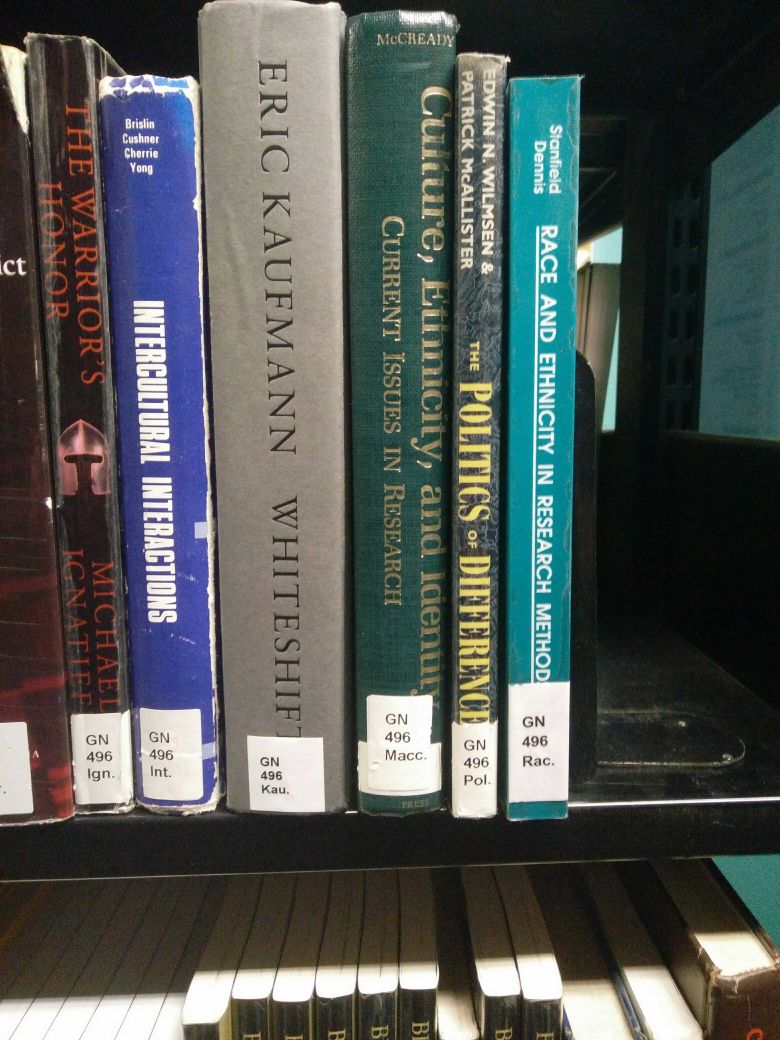
#> input picture notebooks/pictures/books1.jpg, 3120 x 4160 px (shown at 1/4 size)
$ jupyter execute --allow-errors text_recognition.ipynb
#> lines starting #> are read from the running program, lines starting #| are printed output that depends on the picture; after the words box and inside, x2 and y2 are one past the last pixel; in counts of white or black regions, pixels touching at a corner belong together
## Text recognition
Load an image of a book label isolated by Dimitris and use tesseract to read the text on it.
Needs tesseract installed to work.

[cell 1]
import pytesseract
#Next line only necessary for Windows
#pytesseract.pytesseract.tesseract_cmd='C:\Program Files\Tesseract-OCR\\tesseract'

[cell 2]
import cv2
import matplotlib.pyplot as plt
import numpy as np

import sys
sys.path.insert(1, '../scripts/')
import identification as iden

[cell 3]
img = cv2.imread('pictures/label1.png')
#> (the rest of this cell did not finish here and is left out)

[cell 4]
pytesseract.pytesseract.tesseract_cmd = r'C:\Program Files\Tesseract-OCR\tesseract.exe'
#> (the rest of this cell did not finish here and is left out)

#> (a cell that did not finish here is left out)

#> (a cell that did not finish here is left out)

#> (a cell that did not finish here is left out)

#> (a cell that did not finish here is left out)

[cell 9]
img = cv2.imread('pictures/books1.jpg', 0)
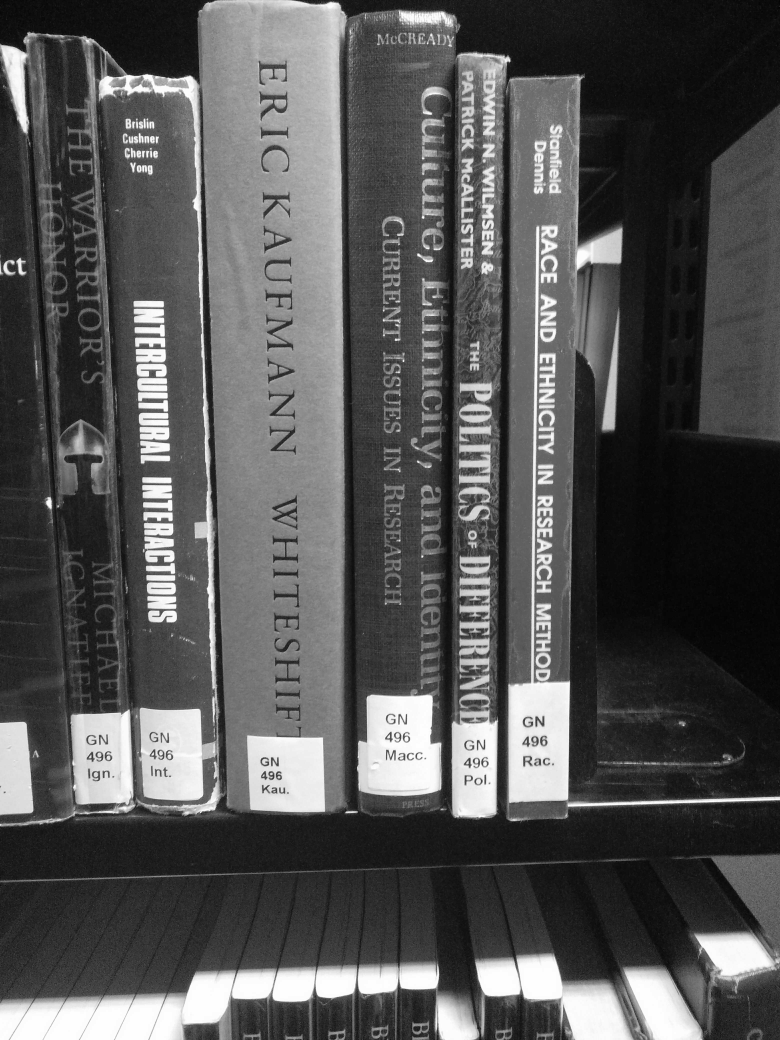
#> img: shape (4160, 3120) (shown at 1/4 size); min 0, max 255, mean 84.4
img = cv2.adaptiveThreshold(img,255,cv2.ADAPTIVE_THRESH_MEAN_C,\
            cv2.THRESH_BINARY,11,2)
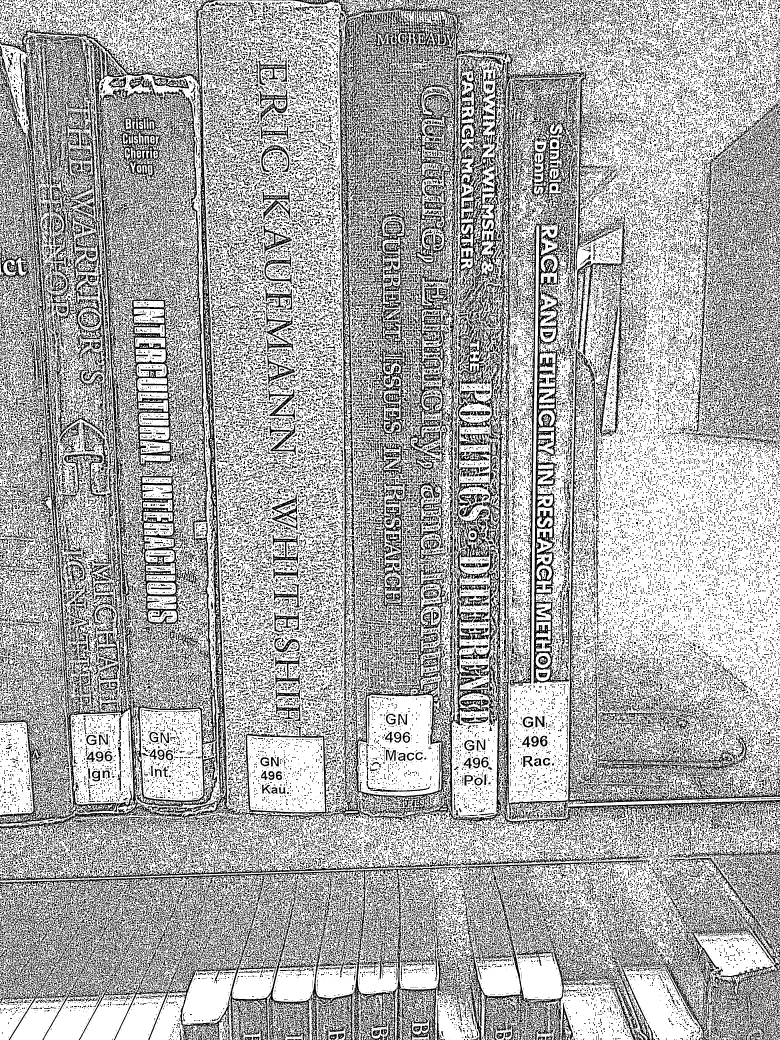
#> img: shape (4160, 3120) (shown at 1/4 size); 66.7% white; 82425 black regions (51610 under 20 px), largest, box (x1, y1, x2, y2) and area: (1394, 1480, 3120, 3314) 118999, (2038, 807, 2278, 2746) 83341, (1822, 213, 2337, 1254) 78253
plt.figure(figsize=(18,12))
plt.imshow(img, cmap='gray')
plt.show()

$ run again, with notebooks/pictures/books11.jpg copied over notebooks/pictures/books1.jpg
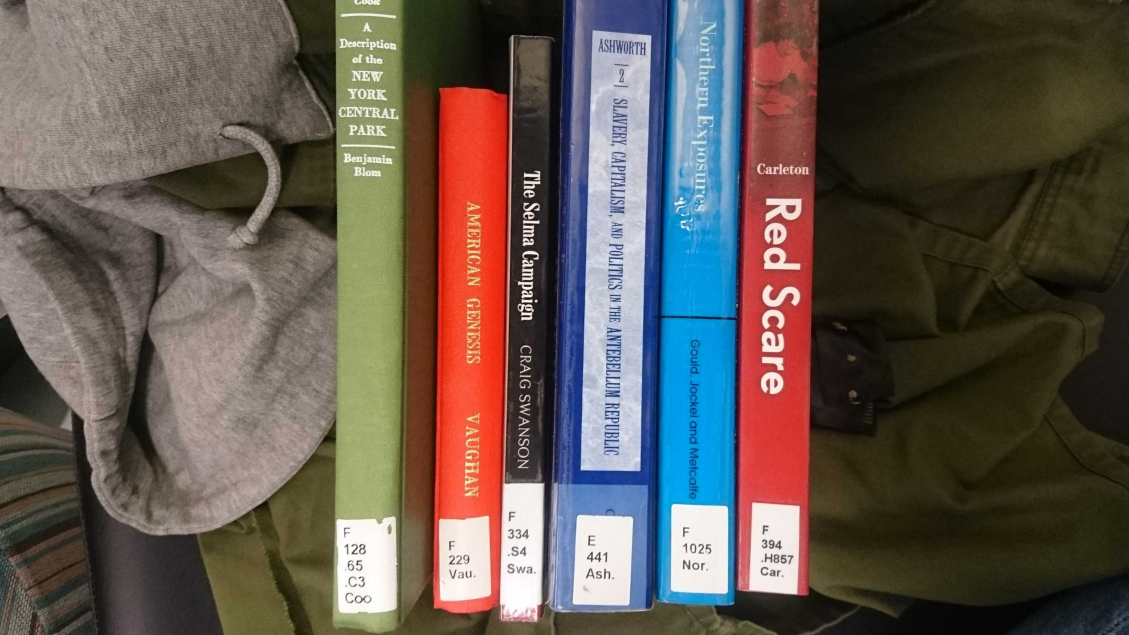
#> input picture notebooks/pictures/books11.jpg, 3385 x 1905 px (shown at 1/3 size)
#> `img = cv2.imread('pictures/books1.jpg', 0)`:
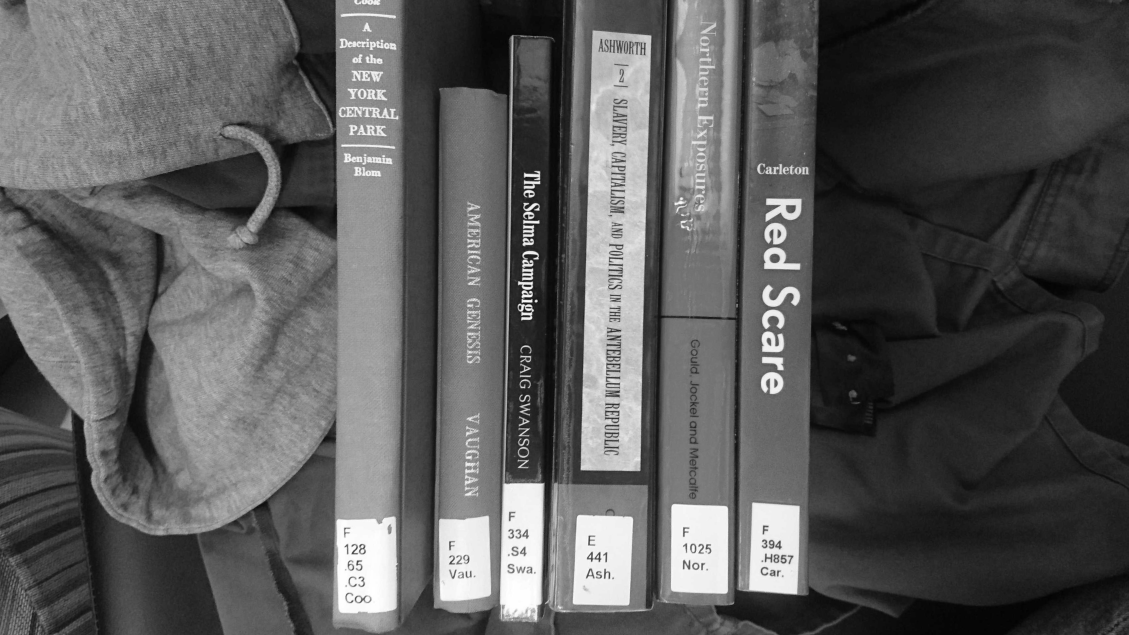
#> img: shape (1905, 3385) (shown at 1/3 size); min 0, max 255, mean 89.6
#> `img = cv2.adaptiveThreshold(img,255,cv2.ADAPTIVE_THRESH_MEAN_C,\ cv2.T..`:
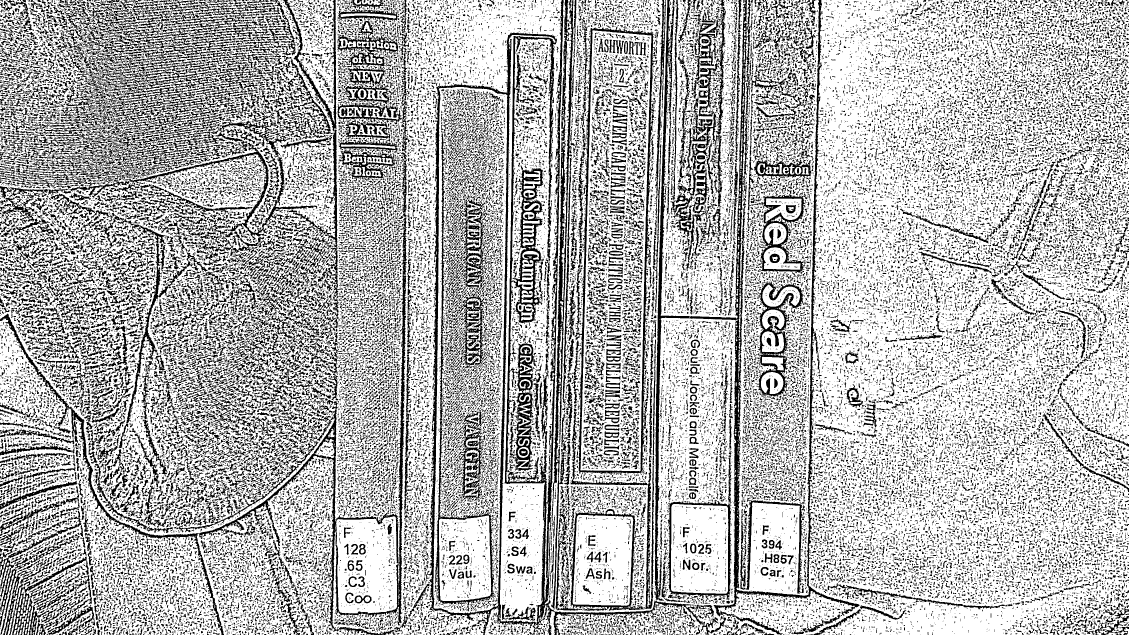
#> img: shape (1905, 3385) (shown at 1/3 size); 70.7% white; 56829 black regions (40738 under 20 px), largest, box (x1, y1, x2, y2) and area: (1225, 0, 2115, 1905) 87551, (1963, 0, 2579, 1850) 60809, (0, 652, 1222, 1905) 39464

$ run again, with notebooks/pictures/books12.jpg copied over notebooks/pictures/books1.jpg
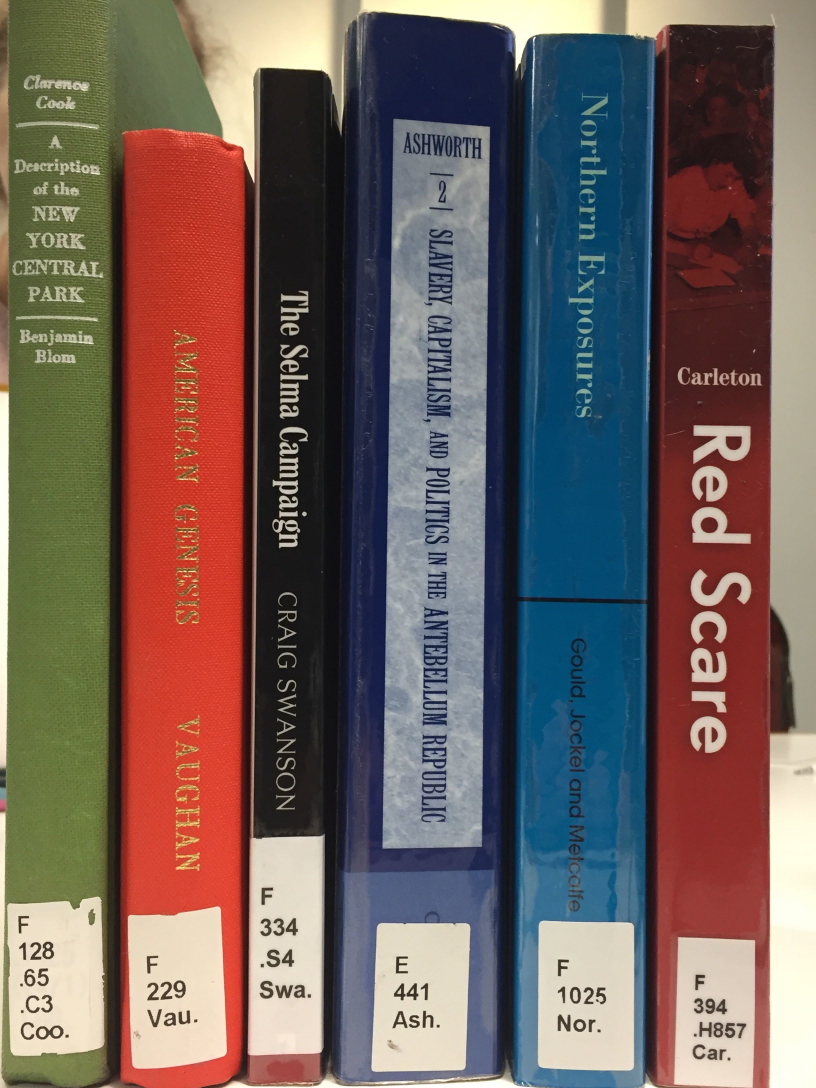
#> input picture notebooks/pictures/books12.jpg, 2448 x 3264 px (shown at 1/3 size)
#> `img = cv2.imread('pictures/books1.jpg', 0)`:
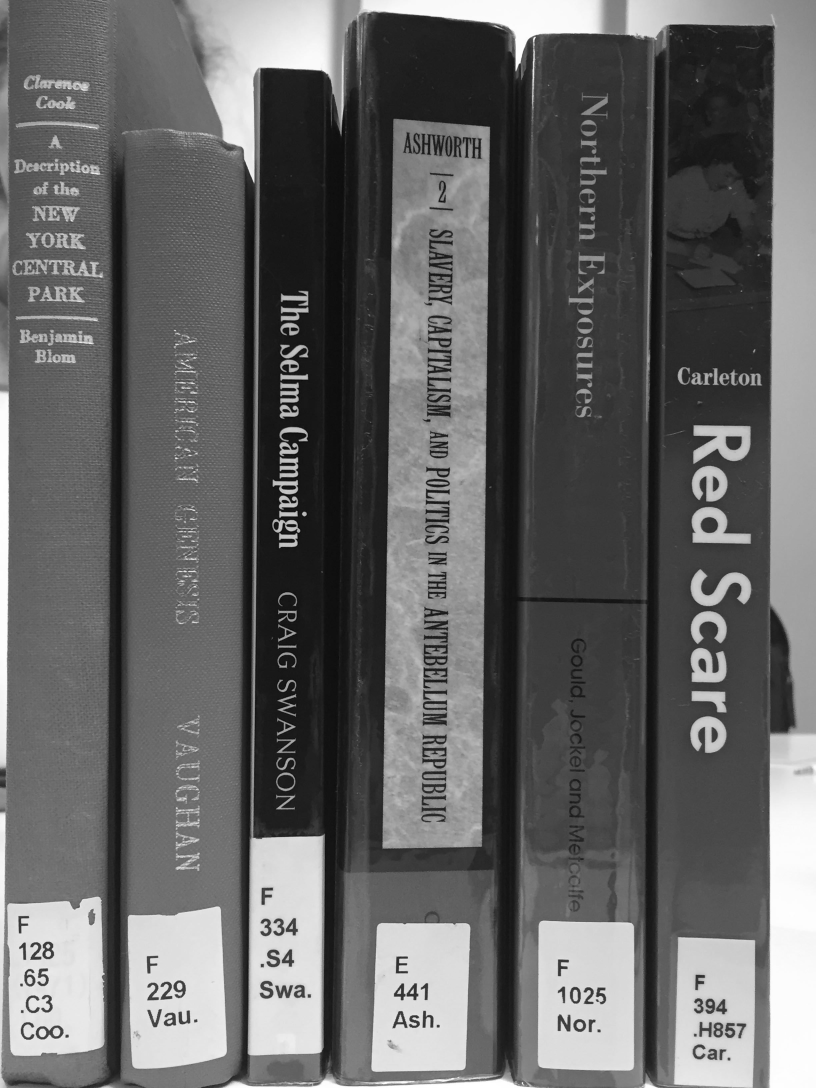
#> img: shape (3264, 2448) (shown at 1/3 size); min 0, max 255, mean 101.1
#> `img = cv2.adaptiveThreshold(img,255,cv2.ADAPTIVE_THRESH_MEAN_C,\ cv2.T..`:
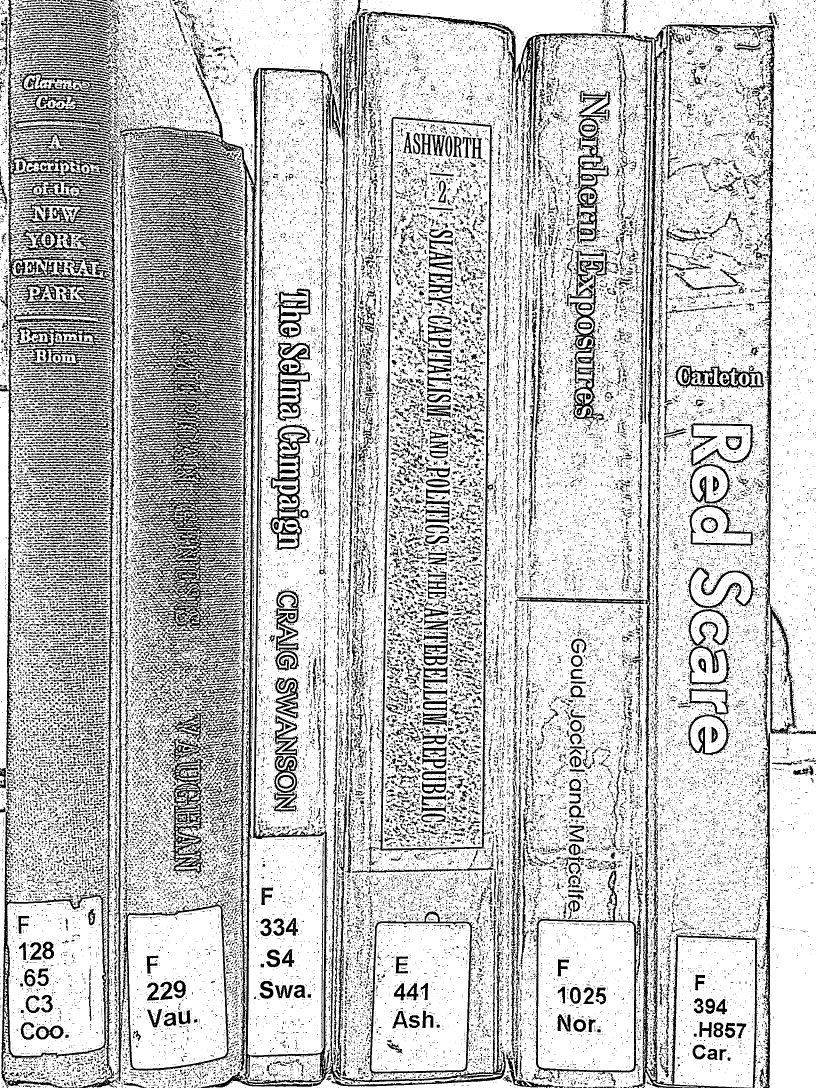
#> img: shape (3264, 2448) (shown at 1/3 size); 76.9% white; 49429 black regions (39899 under 20 px), largest, box (x1, y1, x2, y2) and area: (391, 203, 1517, 3264) 259030, (1101, 34, 2390, 2434) 72585, (24, 494, 360, 2663) 62416
